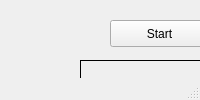
<?xml version="1.0" encoding="UTF-8"?>
<ui version="4.0">
 <class>MainWindow</class>
 <widget class="QMainWindow" name="MainWindow">
  <property name="windowTitle">
   <string>MainWindow</string>
  </property>
  <widget class="QWidget" name="centralwidget">
   <widget class="QLabel" name="image_label">
    <property name="geometry">
     <rect>
      <x>80</x>
      <y>60</y>
      <width>640</width>
      <height>480</height>
     </rect>
    </property>
    <property name="frameShape">
     <enum>QFrame::Box</enum>
    </property>
    <property name="text">
     <string/>
    </property>
   </widget>
   <widget class="QPushButton" name="Start_btn">
    <property name="geometry">
     <rect>
      <x>110</x>
      <y>20</y>
      <width>99</width>
      <height>27</height>
     </rect>
    </property>
    <property name="text">
     <string>Start</string>
    </property>
   </widget>
   <widget class="QPushButton" name="Stop_btn">
    <property name="geometry">
     <rect>
      <x>320</x>
      <y>20</y>
      <width>99</width>
      <height>27</height>
     </rect>
    </property>
    <property name="text">
     <string>Stop</string>
    </property>
   </widget>
  </widget>
  <widget class="QMenuBar" name="menubar">
   <property name="geometry">
    <rect>
     <x>0</x>
     <y>0</y>
     <width>884</width>
     <height>25</height>
    </rect>
   </property>
  </widget>
  <widget class="QStatusBar" name="statusbar"/>
 </widget>
 <resources/>
 <connections/>
</ui>
